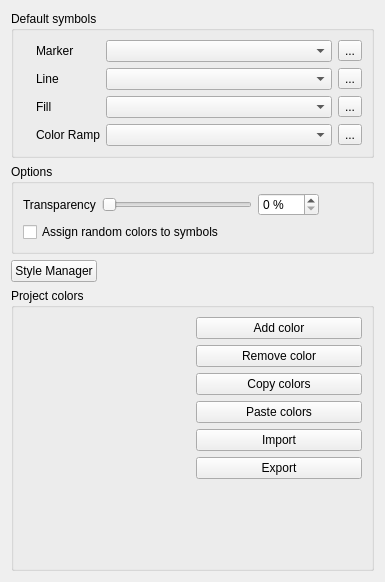
             <widget class="QWidget" name="scrollAreaWidgetContents_4">
              <property name="geometry">
               <rect>
                <x>0</x>
                <y>0</y>
                <width>385</width>
                <height>582</height>
               </rect>
              </property>
              <layout class="QVBoxLayout" name="verticalLayout_12">
               <item>
                <widget class="QgsCollapsibleGroupBox" name="groupBox">
                 <property name="title">
                  <string>Default symbols</string>
                 </property>
                 <property name="syncGroup" stdset="0">
                  <string notr="true">projstyles</string>
                 </property>
                 <layout class="QGridLayout" name="gridLayout_11">
                  <property name="leftMargin">
                   <number>9</number>
                  </property>
                  <item row="0" column="5">
                   <widget class="QToolButton" name="pbtnStyleMarker">
                    <property name="text">
                     <string>...</string>
                    </property>
                    <property name="icon">
                     <iconset>
                      <normaloff>:/images/themes/default/symbologyEdit.png</normaloff>:/images/themes/default/symbologyEdit.png</iconset>
                    </property>
                   </widget>
                  </item>
                  <item row="1" column="2">
                   <widget class="QLabel" name="lblStyleLine">
                    <property name="text">
                     <string>Line</string>
                    </property>
                    <property name="margin">
                     <number>5</number>
                    </property>
                   </widget>
                  </item>
                  <item row="3" column="0">
                   <widget class="QLabel" name="label_14">
                    <property name="sizePolicy">
                     <sizepolicy hsizetype="Fixed" vsizetype="Preferred">
                      <horstretch>0</horstretch>
                      <verstretch>0</verstretch>
                     </sizepolicy>
                    </property>
                    <property name="text">
                     <string/>
                    </property>
                    <property name="pixmap">
                     <pixmap>:/images/themes/default/styleicons/color.png</pixmap>
                    </property>
                   </widget>
                  </item>
                  <item row="2" column="0">
                   <widget class="QLabel" name="pixStyleFill">
                    <property name="sizePolicy">
                     <sizepolicy hsizetype="Fixed" vsizetype="Preferred">
                      <horstretch>0</horstretch>
                      <verstretch>0</verstretch>
                     </sizepolicy>
                    </property>
                    <property name="text">
                     <string/>
                    </property>
                    <property name="pixmap">
                     <pixmap>:/images/themes/default/styleicons/style-polygon.png</pixmap>
                    </property>
                   </widget>
                  </item>
                  <item row="1" column="5">
                   <widget class="QToolButton" name="pbtnStyleLine">
                    <property name="text">
                     <string>...</string>
                    </property>
                    <property name="icon">
                     <iconset>
                      <normaloff>:/images/themes/default/symbologyEdit.png</normaloff>:/images/themes/default/symbologyEdit.png</iconset>
                    </property>
                   </widget>
                  </item>
                  <item row="1" column="0">
                   <widget class="QLabel" name="pixStyleLine">
                    <property name="sizePolicy">
                     <sizepolicy hsizetype="Fixed" vsizetype="Preferred">
                      <horstretch>0</horstretch>
                      <verstretch>0</verstretch>
                     </sizepolicy>
                    </property>
                    <property name="text">
                     <string/>
                    </property>
                    <property name="pixmap">
                     <pixmap>:/images/themes/default/styleicons/style-line.png</pixmap>
                    </property>
                   </widget>
                  </item>
                  <item row="2" column="4">
                   <widget class="QComboBox" name="cboStyleFill">
                    <property name="sizePolicy">
                     <sizepolicy hsizetype="Expanding" vsizetype="Fixed">
                      <horstretch>0</horstretch>
                      <verstretch>0</verstretch>
                     </sizepolicy>
                    </property>
                    <property name="sizeAdjustPolicy">
                     <enum>QComboBox::AdjustToMinimumContentsLength</enum>
                    </property>
                   </widget>
                  </item>
                  <item row="3" column="2">
                   <widget class="QLabel" name="lblStyleColorRamp">
                    <property name="text">
                     <string>Color Ramp</string>
                    </property>
                    <property name="margin">
                     <number>5</number>
                    </property>
                   </widget>
                  </item>
                  <item row="0" column="4">
                   <widget class="QComboBox" name="cboStyleMarker">
                    <property name="sizePolicy">
                     <sizepolicy hsizetype="Expanding" vsizetype="Fixed">
                      <horstretch>0</horstretch>
                      <verstretch>0</verstretch>
                     </sizepolicy>
                    </property>
                    <property name="sizeAdjustPolicy">
                     <enum>QComboBox::AdjustToMinimumContentsLength</enum>
                    </property>
                   </widget>
                  </item>
                  <item row="0" column="0">
                   <widget class="QLabel" name="pixStyleMarker">
                    <property name="sizePolicy">
                     <sizepolicy hsizetype="Fixed" vsizetype="Preferred">
                      <horstretch>0</horstretch>
                      <verstretch>0</verstretch>
                     </sizepolicy>
                    </property>
                    <property name="text">
                     <string/>
                    </property>
                    <property name="pixmap">
                     <pixmap>:/images/themes/default/styleicons/style-point.png</pixmap>
                    </property>
                   </widget>
                  </item>
                  <item row="0" column="2">
                   <widget class="QLabel" name="lblStyleMarker">
                    <property name="text">
                     <string>Marker</string>
                    </property>
                    <property name="margin">
                     <number>5</number>
                    </property>
                   </widget>
                  </item>
                  <item row="2" column="5">
                   <widget class="QToolButton" name="pbtnStyleFill">
                    <property name="text">
                     <string>...</string>
                    </property>
                    <property name="icon">
                     <iconset>
                      <normaloff>:/images/themes/default/symbologyEdit.png</normaloff>:/images/themes/default/symbologyEdit.png</iconset>
                    </property>
                   </widget>
                  </item>
                  <item row="2" column="2">
                   <widget class="QLabel" name="lblStyleFill">
                    <property name="text">
                     <string>Fill</string>
                    </property>
                    <property name="margin">
                     <number>5</number>
                    </property>
                   </widget>
                  </item>
                  <item row="1" column="4">
                   <widget class="QComboBox" name="cboStyleLine">
                    <property name="sizePolicy">
                     <sizepolicy hsizetype="Expanding" vsizetype="Fixed">
                      <horstretch>0</horstretch>
                      <verstretch>0</verstretch>
                     </sizepolicy>
                    </property>
                    <property name="sizeAdjustPolicy">
                     <enum>QComboBox::AdjustToMinimumContentsLength</enum>
                    </property>
                   </widget>
                  </item>
                  <item row="3" column="4">
                   <widget class="QComboBox" name="cboStyleColorRamp">
                    <property name="sizePolicy">
                     <sizepolicy hsizetype="Expanding" vsizetype="Fixed">
                      <horstretch>0</horstretch>
                      <verstretch>0</verstretch>
                     </sizepolicy>
                    </property>
                    <property name="sizeAdjustPolicy">
                     <enum>QComboBox::AdjustToMinimumContentsLength</enum>
                    </property>
                   </widget>
                  </item>
                  <item row="3" column="5">
                   <widget class="QToolButton" name="pbtnStyleColorRamp">
                    <property name="text">
                     <string>...</string>
                    </property>
                    <property name="icon">
                     <iconset>
                      <normaloff>:/images/themes/default/symbologyEdit.png</normaloff>:/images/themes/default/symbologyEdit.png</iconset>
                    </property>
                   </widget>
                  </item>
                 </layout>
                </widget>
               </item>
               <item>
                <widget class="QgsCollapsibleGroupBox" name="groupBox_2">
                 <property name="title">
                  <string>Options</string>
                 </property>
                 <property name="syncGroup" stdset="0">
                  <string notr="true">projstyles</string>
                 </property>
                 <layout class="QVBoxLayout" name="verticalLayout_18">
                  <item>
                   <layout class="QHBoxLayout" name="horizontalLayout_6">
                    <item>
                     <widget class="QLabel" name="mTransparencyLabel">
                      <property name="text">
                       <string>Transparency</string>
                      </property>
                     </widget>
                    </item>
                    <item>
                     <widget class="QSlider" name="mTransparencySlider">
                      <property name="sizePolicy">
                       <sizepolicy hsizetype="MinimumExpanding" vsizetype="Fixed">
                        <horstretch>0</horstretch>
                        <verstretch>0</verstretch>
                       </sizepolicy>
                      </property>
                      <property name="minimumSize">
                       <size>
                        <width>150</width>
                        <height>0</height>
                       </size>
                      </property>
                      <property name="maximumSize">
                       <size>
                        <width>150</width>
                        <height>16777215</height>
                       </size>
                      </property>
                      <property name="maximum">
                       <number>100</number>
                      </property>
                      <property name="orientation">
                       <enum>Qt::Horizontal</enum>
                      </property>
                     </widget>
                    </item>
                    <item>
                     <widget class="QSpinBox" name="mTransparencySpinBox">
                      <property name="suffix">
                       <string> %</string>
                      </property>
                      <property name="maximum">
                       <number>100</number>
                      </property>
                     </widget>
                    </item>
                    <item>
                     <spacer name="horizontalSpacer_5">
                      <property name="orientation">
                       <enum>Qt::Horizontal</enum>
                      </property>
                      <property name="sizeHint" stdset="0">
                       <size>
                        <width>40</width>
                        <height>20</height>
                       </size>
                      </property>
                     </spacer>
                    </item>
                   </layout>
                  </item>
                  <item>
                   <widget class="QCheckBox" name="cbxStyleRandomColors">
                    <property name="text">
                     <string>Assign random colors to symbols</string>
                    </property>
                   </widget>
                  </item>
                 </layout>
                </widget>
               </item>
               <item>
                <layout class="QHBoxLayout" name="horizontalLayout_3">
                 <item>
                  <widget class="QPushButton" name="pbtnStyleManager">
                   <property name="text">
                    <string>Style Manager</string>
                   </property>
                  </widget>
                 </item>
                 <item>
                  <spacer name="horizontalSpacer">
                   <property name="orientation">
                    <enum>Qt::Horizontal</enum>
                   </property>
                   <property name="sizeHint" stdset="0">
                    <size>
                     <width>40</width>
                     <height>20</height>
                    </size>
                   </property>
                  </spacer>
                 </item>
                </layout>
               </item>
               <item>
                <widget class="QgsCollapsibleGroupBox" name="groupBox_7">
                 <property name="title">
                  <string>Project colors</string>
                 </property>
                 <layout class="QGridLayout" name="gridLayout_12">
                  <item row="2" column="1">
                   <widget class="QPushButton" name="mButtonCopyColors">
                    <property name="text">
                     <string>Copy colors</string>
                    </property>
                   </widget>
                  </item>
                  <item row="6" column="1">
                   <spacer name="verticalSpacer_12">
                    <property name="orientation">
                     <enum>Qt::Vertical</enum>
                    </property>
                    <property name="sizeHint" stdset="0">
                     <size>
                      <width>20</width>
                      <height>40</height>
                     </size>
                    </property>
                   </spacer>
                  </item>
                  <item row="0" column="1">
                   <widget class="QPushButton" name="mButtonAddColor">
                    <property name="text">
                     <string>Add color</string>
                    </property>
                   </widget>
                  </item>
                  <item row="3" column="1">
                   <widget class="QPushButton" name="mButtonPasteColors">
                    <property name="text">
                     <string>Paste colors</string>
                    </property>
                   </widget>
                  </item>
                  <item row="1" column="1">
                   <widget class="QPushButton" name="mButtonRemoveColor">
                    <property name="text">
                     <string>Remove color</string>
                    </property>
                   </widget>
                  </item>
                  <item row="0" column="0" rowspan="8">
                   <widget class="QgsColorSchemeList" name="mTreeProjectColors" native="true"/>
                  </item>
                  <item row="4" column="1">
                   <widget class="QPushButton" name="mButtonImportColors">
                    <property name="text">
                     <string>Import</string>
                    </property>
                   </widget>
                  </item>
                  <item row="5" column="1">
                   <widget class="QPushButton" name="mButtonExportColors">
                    <property name="text">
                     <string>Export</string>
                    </property>
                   </widget>
                  </item>
                 </layout>
                </widget>
               </item>
              </layout>
             </widget>
